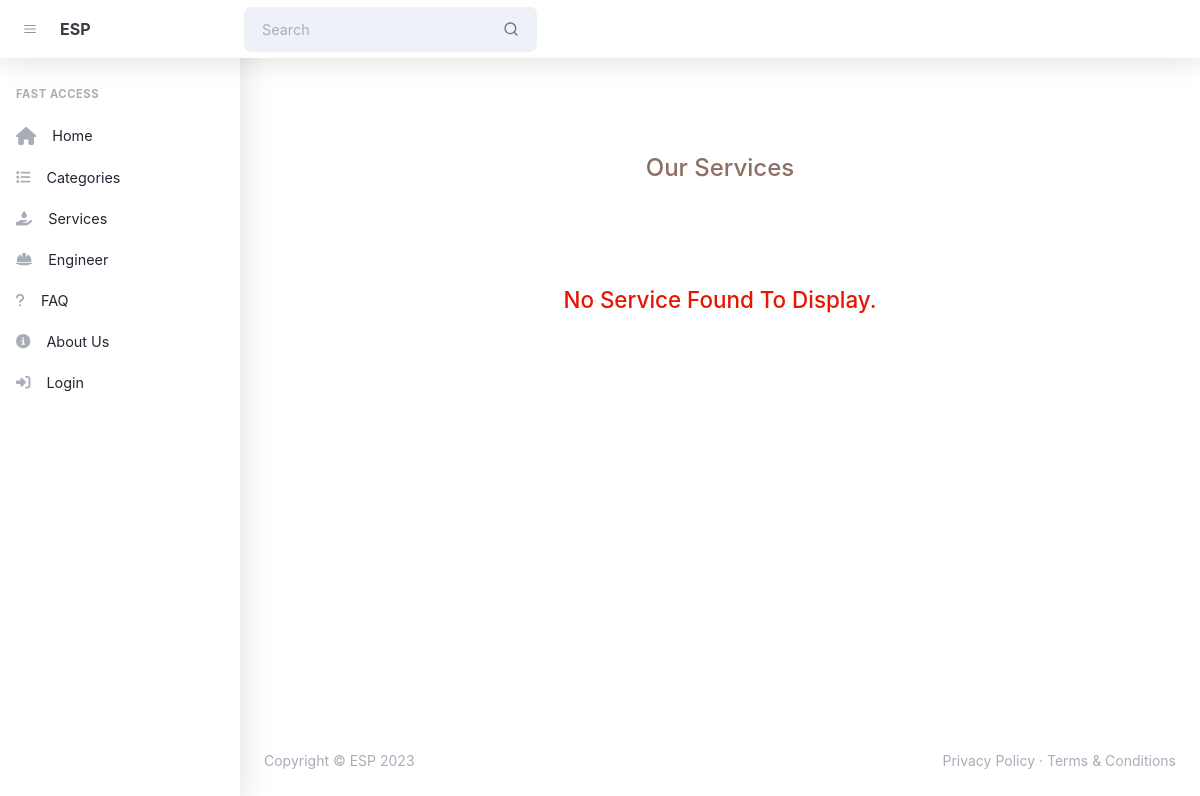
/service_list.php, run on an earlier commit of the app's database.
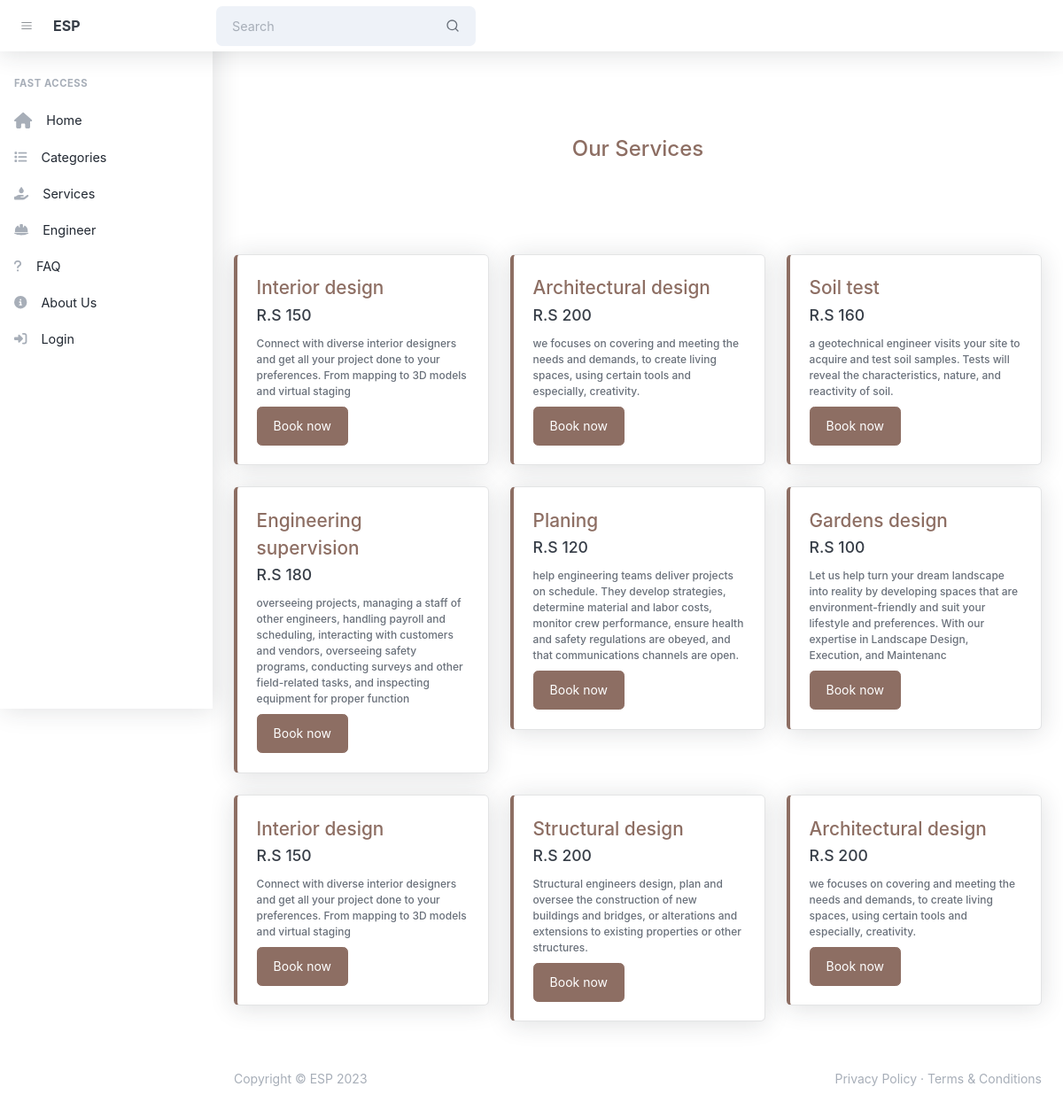
And on a later commit of the database.
### tables this page shows
CREATE TABLE `service` (
  `id` int(11) NOT NULL,
  `engineer_id` int(11) NOT NULL,
  `service_type_id` int(11) NOT NULL,
  `name` varchar(255) NOT NULL,
  `price` double NOT NULL,
  `detail` varchar(4000) NOT NULL,
  `image` varchar(255) DEFAULT NULL
);

### includes/lib.php (called while the page is built, shortened)
<?php
include("config.php");
function select($statment)
{
    global $mysqlilink;
    $query = $statment;
    $res = mysqli_query($mysqlilink,$query) or die('<center><div>wrong in connect with server</div>'.mysqli_error($mysqlilink)."</center>");
	$list = [];
    while($row=mysqli_fetch_array($res,MYSQLI_BOTH))
    {
      $list[] = $row;
	}
	 return $list;
}
function selectAndOrder($statment ,$columns = "id" , $type = "asc")
{
    return select("$statment order by $columns $type");
}
?>

### includes/service.php (called while the page is built, shortened)
<?php
function getAllServices()
{
	return selectAndOrder("select * from service","id","desc");
}
?>

### includes/config.php (called while the page is built, shortened)
<?php
	$PATH_SERVER 			= 'http://localhost:90/ESP/';
	$PATH_CUSTOMER 			= $PATH_SERVER . 'customer/';
?>

### service_list.php (the view, shortened to what this page needs)
<?php
  include('includes/lib.php');
  include('includes/service.php');
  ?>
<?php include('template/header.php'); ?>
<?php include('template/startNavbar.php'); ?>
<main class="page">
    <header class="py-10 mb-0 ">
        <div class="container-xl px-4 text-center">
            <div class="row">
                <div class="col-12">
                    <div class="text-center ">
                        <h1 class="text-primary">Our Services</h1>
                    </div>
                </div>
            </div>
        </div>
    </header>
    <div class="container-xl px-4">
        <div class="row">
            <?php
                    if(isset($_GET['service_type_id']) && !empty($_GET['service_type_id']))
                        $all = getAllServicesByTypeID($_GET['service_type_id']);
                    else
                        $all = getAllServices();
                    if(!(count($all) > 0)) echo '<div class="col text-center"> <h2 class="text-danger" >No Service Found To Display. </h2></div>';
                    else{
                        foreach($all as  $row)
                        {
                ?>
            <div class="col-xl-4 col-md-6 mb-4">
                <div class="card border-start-lg border-start-primary">
                    <div class="card-body">
                        <div class="d-flex align-items-center">
                            <div class="flex-grow-1">
                                <div class=" fs-3 fw-bold text-primary mb-1"><?php echo $row['name']; ?></div>
                                <div class="h5">R.S <?php echo $row['price']; ?></div>
                                <div class="text-xs fw-bold d-inline-flex align-items-center">
                                    <?php echo $row['detail']; ?>
                                </div>
                            </div>
                        </div>
                        <div>
                            <a class="btn btn-primary mt-2"
                                href="<?php echo $PATH_CUSTOMER; ?>service.php?id=<?php echo $row['id']; ?>"> Book now
                            </a>
                        </div>
                    </div>
                </div>
            </div>
            <?php }}?>
        </div>
    </div>
</main>
<?php include('template/footer.php') ?>

What changed in the data, as far as the page shows it:
added service: name "Interior design", price "150", detail "Connect with diverse interior designers and get all your project done to your preferences. From mapping to 3D models and virtual staging"
added service: name "Architectural design", price "200", detail "we focuses on covering and meeting the needs and demands, to create living spaces, using certain tools and especially, creativity."
added service: name "Soil test", price "160", detail "a geotechnical engineer visits your site to acquire and test soil samples. Tests will reveal the characteristics, nature, and reactivity of soil."
added service: name "Engineering supervision", price "180", detail "overseeing projects, managing a staff of other engineers, handling payroll and scheduling, interacting with customers and vendors, overseeing safety programs, conducting surveys and other field-related tasks, and inspecting equipment for proper function"
added service: name "Planing", price "120", detail "help engineering teams deliver projects on schedule. They develop strategies, determine material and labor costs, monitor crew performance, ensure health and safety regulations are obeyed, and that communications channels are open."
added service: name "Gardens design", price "100", detail "Let us help turn your dream landscape into reality by developing spaces that are environment-friendly and suit your lifestyle and preferences. With our expertise in Landscape Design, Execution, and Maintenanc"
added service: name "Interior design", price "150", detail "Connect with diverse interior designers and get all your project done to your preferences. From mapping to 3D models and virtual staging"
added service: name "Structural design", price "200", detail "Structural engineers design, plan and oversee the construction of new buildings and bridges, or alterations and extensions to existing properties or other structures."
added service: name "Architectural design", price "200", detail "we focuses on covering and meeting the needs and demands, to create living spaces, using certain tools and especially, creativity."
Also different on the page:
text no longer shown: "No Service Found To Display."
